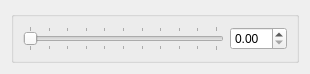
<?xml version="1.0" encoding="UTF-8"?>
<ui version="4.0">
 <class>SlidedSpinbox</class>
 <widget class="QWidget" name="SlidedSpinbox">
  <property name="geometry">
   <rect>
    <x>0</x>
    <y>0</y>
    <width>310</width>
    <height>58</height>
   </rect>
  </property>
  <property name="sizePolicy">
   <sizepolicy hsizetype="Preferred" vsizetype="Preferred">
    <horstretch>0</horstretch>
    <verstretch>0</verstretch>
   </sizepolicy>
  </property>
  <property name="windowTitle">
   <string>Form</string>
  </property>
  <layout class="QGridLayout" name="gridLayout">
   <item row="0" column="0">
    <widget class="QGroupBox" name="groupBox">
     <property name="sizePolicy">
      <sizepolicy hsizetype="Preferred" vsizetype="Preferred">
       <horstretch>0</horstretch>
       <verstretch>0</verstretch>
      </sizepolicy>
     </property>
     <property name="title">
      <string/>
     </property>
     <layout class="QHBoxLayout" name="horizontalLayout">
      <item>
       <widget class="QSlider" name="slider">
        <property name="maximum">
         <number>100</number>
        </property>
        <property name="orientation">
         <enum>Qt::Horizontal</enum>
        </property>
        <property name="tickPosition">
         <enum>QSlider::TicksBothSides</enum>
        </property>
       </widget>
      </item>
      <item>
       <widget class="QDoubleSpinBox" name="spinbox"/>
      </item>
     </layout>
    </widget>
   </item>
  </layout>
 </widget>
 <resources/>
 <connections>
  <connection>
   <sender>slider</sender>
   <signal>valueChanged(int)</signal>
   <receiver>SlidedSpinbox</receiver>
   <slot>onSliderChanged(int)</slot>
   <hints>
    <hint type="sourcelabel">
     <x>115</x>
     <y>32</y>
    </hint>
    <hint type="destinationlabel">
     <x>149</x>
     <y>5</y>
    </hint>
   </hints>
  </connection>
  <connection>
   <sender>spinbox</sender>
   <signal>valueChanged(double)</signal>
   <receiver>SlidedSpinbox</receiver>
   <slot>onSpinboxChanged(double)</slot>
   <hints>
    <hint type="sourcelabel">
     <x>281</x>
     <y>35</y>
    </hint>
    <hint type="destinationlabel">
     <x>298</x>
     <y>2</y>
    </hint>
   </hints>
  </connection>
 </connections>
 <slots>
  <slot>onSliderChanged(int)</slot>
  <slot>onSpinboxChanged(double)</slot>
 </slots>
</ui>
